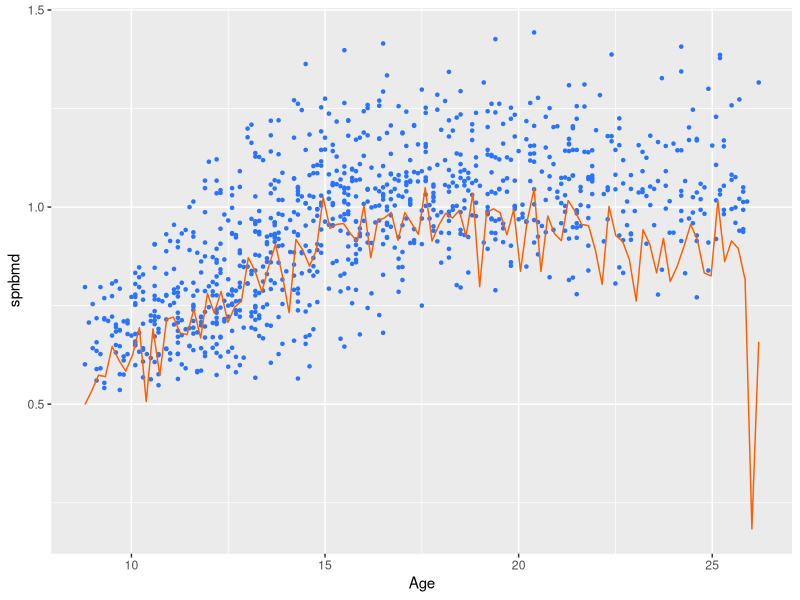
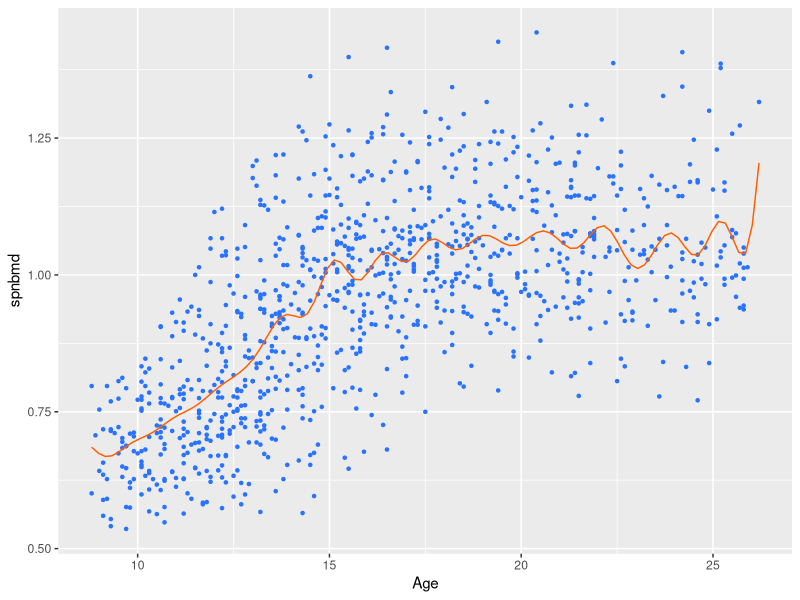
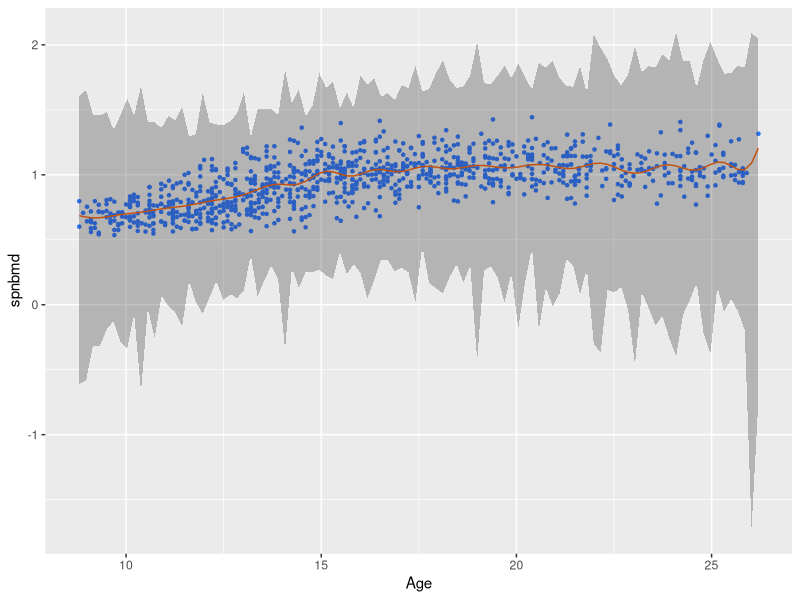
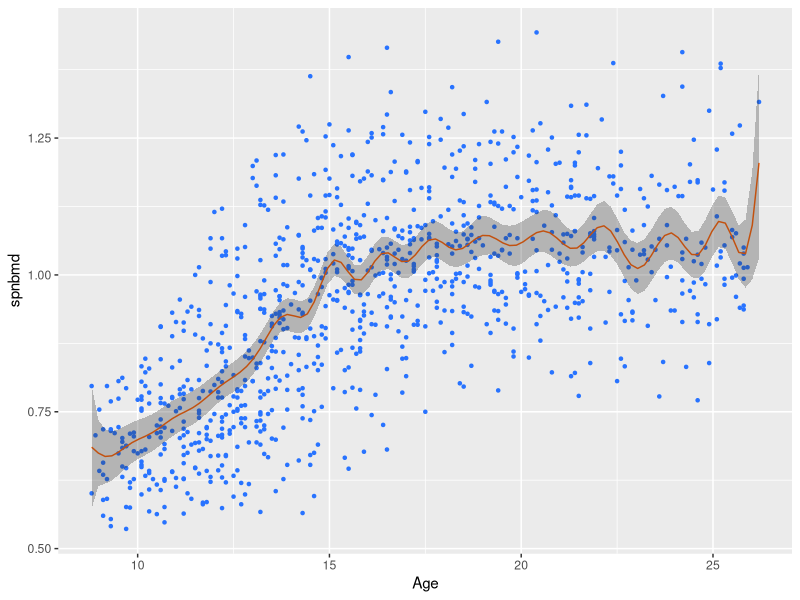

Write R code to recreate these figures, in order.
## ---- chunk 1
data <- read.csv("spnbmd.csv")
head(data)
## ---- chunk 2
library(kernlab)

x = as.vector(data$age)
y = as.vector(data$spnbmd)
n = length(x)

neg_marginal <- function(params){
  lambda <- params[1]
  psi <- params[2]
  #Compute K_n and K+lambdaI
  K <- kernelMatrix(rbfdot(sigma = psi), x)
  L <- K + lambda*diag(n)
  if (det(L) == 0){
    return(Inf)
  }
  #Compute alpha
  y <- as.matrix(y)
  alpha = solve(L,y)
  #Compute neg log marginal likelihood
  neg_marginal_val <- 0.5*(t(y)%*%alpha + sum(log(diag(L))))

  return(neg_marginal_val)
}

## ---- chunk 3
#Simulate grid
lambdas <- seq(1, 100, length.out = 10)
psis <- seq(1, 100, length.out = 10)
neg_marginals <- matrix(0, length(lambdas), length(psis))

## ---- chunk 4
lambda = 1
psi = 78
K <- kernelMatrix(rbfdot(sigma = psi), x)
L <- K + lambda*diag(n)
L_inv <- solve(L)
y <- as.matrix(y)
alpha = solve(L,y)

#We now create the mean funcion and variance function
mean_func <- function(x_data){
  k_n <- kernelMatrix(rbfdot(sigma = psi), x, x_data)
  output = t(k_n)%*%alpha
  return(output)
}

variance_func <- function(x_data,x2_data){
  k_n <- as.vector(kernelMatrix(rbfdot(sigma = psi), x2_data, x_data))
  k_star <- as.vector(kernelMatrix(rbfdot(sigma = psi), x_data, x2_data))
  k_1 <- kernelMatrix(rbfdot(sigma = psi), x, x_data)
  k_2 <- kernelMatrix(rbfdot(sigma = psi), x, x2_data)
  print(dim(k_1))
  print(dim(L_inv))
  output <- k_star - t(k_1)%*%solve(L)%*%k_2
  return(output)
}

## ---- chunk 5
library(ggplot2)

# Generate estimates
x_values <- seq(min(x), max(x), length.out = 100)
y_estimates <- mean_func(x_values)

# Create a dataframe for the estimates
estimate_data <- data.frame(x = x_values, y = y_estimates)

# Plot the original data and the estimates
plt <- ggplot() +
  geom_point(data = data, aes(x = age, y = spnbmd), col = "#2873ff", pch = 20) +
  geom_line(data = estimate_data, aes(x = x, y = y), col = "#ff5e00") +
  xlab("Age") +
  ylab("spnbmd")

plt

## ---- chunk 6
lambda = 0.01
psi = 0.78
K <- kernelMatrix(rbfdot(sigma = psi), x)
L <- K + lambda*diag(n)
y <- as.matrix(y)
alpha = solve(L,y)


# Generate estimates
x_values <- seq(min(x), max(x), length.out = 100)
y_estimates <- mean_func(x_values)

# Create a dataframe for the estimates
estimate_data <- data.frame(x = x_values, y = y_estimates)

# Plot the original data and the estimates
plt <- ggplot() +
  geom_point(data = data, aes(x = age, y = spnbmd), col = "#2873ff", pch = 20) +
  geom_line(data = estimate_data, aes(x = x, y = y), col = "#ff5e00") +
  xlab("Age") +
  ylab("spnbmd")

plt
## ---- chunk 7
lambda = 1
psi = 78
K <- kernelMatrix(rbfdot(sigma = psi), x)
L <- K + lambda*diag(n)
y <- as.matrix(y)
alpha = solve(L,y)

#Function for predible interval
credible_int <- function(x_data,alpha_param = 0.05){
  mean <- mean_func(x_data)
  k_xx <- diag(variance_func(x_data, x_data))

  ci_upper <- mean + qnorm(1 - alpha_param/2)*sqrt(k_xx)
  ci_lower <- mean - qnorm(1 - alpha_param/2)*sqrt(k_xx)

  return(list(upper = ci_upper, lower = ci_lower))
}

#Plotting the credible interval with the mean function

x_values <- seq(min(x), max(x), length.out = 100)
ci <- credible_int(x_values)

# Create a dataframe for the estimates
estimate_data <- data.frame(x = x_values, y = y_estimates)

# Plot the original data and the estimates
plt <- ggplot() +
  geom_point(data = data, aes(x = age, y = spnbmd), col = "#2873ff", pch = 20) +
  geom_line(data = estimate_data, aes(x = x, y = y), col = "#ff5e00") +
  geom_ribbon(data = estimate_data, aes(x = x, ymin = ci$lower, ymax = ci$upper), alpha = 0.3) +
  xlab("Age") +
  ylab("spnbmd")

plt

## ---- chunk 8
lambda = 0.01
psi = 0.78
K <- kernelMatrix(rbfdot(sigma = psi), x)
L <- K + lambda*diag(n)
y <- as.matrix(y)
alpha = solve(L,y)


# Generate estimates
x_values <- seq(min(x), max(x), length.out = 100)
y_estimates <- mean_func(x_values)

# Create a dataframe for the estimates

ci <- credible_int(x_values)

# Plot the original data and the estimates

plt <- ggplot() +
  geom_point(data = data, aes(x = age, y = spnbmd), col = "#2873ff", pch = 20) +
  geom_line(data = estimate_data, aes(x = x, y = y), col = "#ff5e00") +
  geom_ribbon(data = estimate_data, aes(x = x, ymin = ci$lower, ymax = ci$upper), alpha = 0.3) +
  xlab("Age") +
  ylab("spnbmd")

plt
